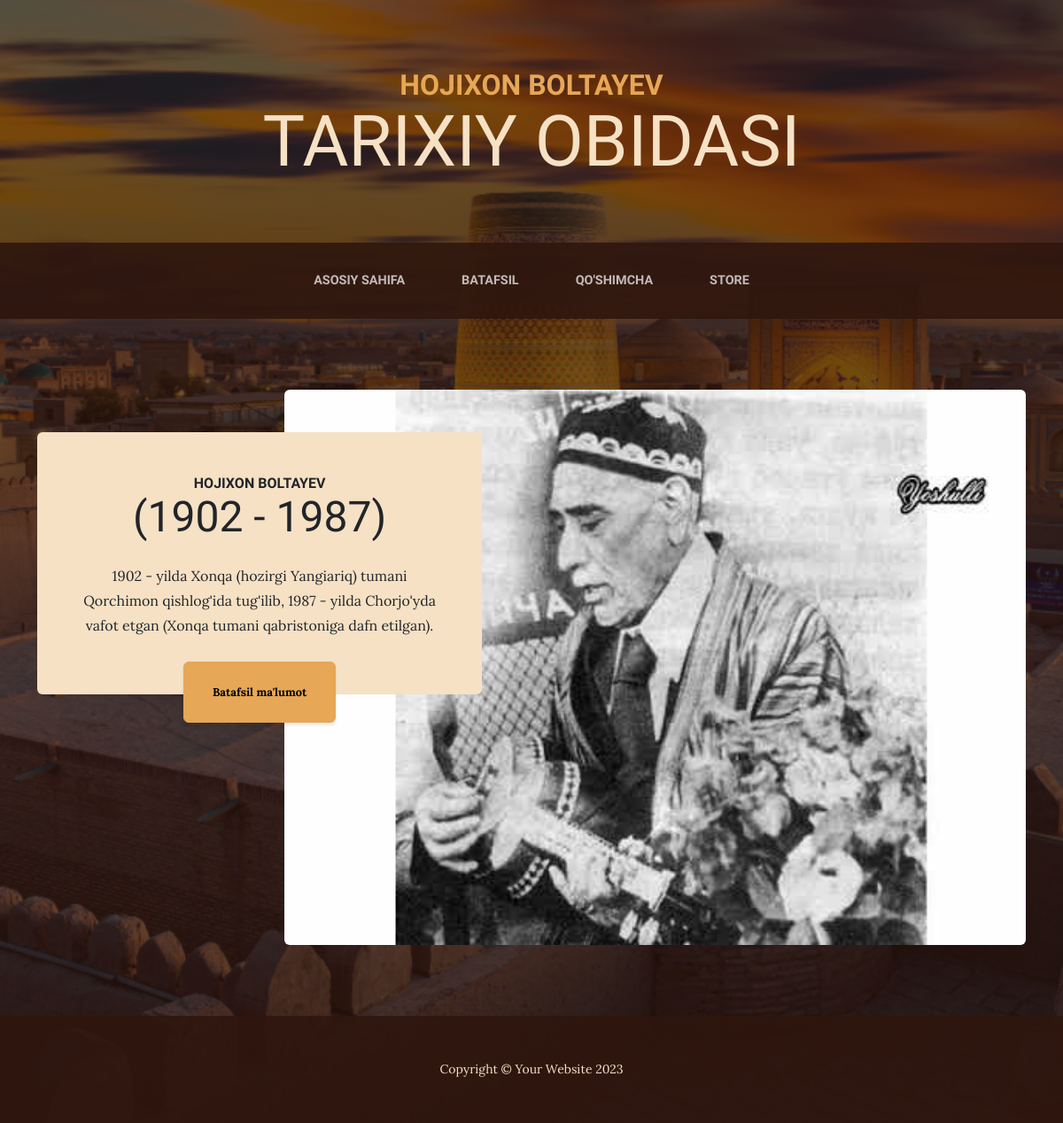
The page / on the database its author committed.
### main/models.py (models this page shows, shortened)
class Site(models.Model):
    title = models.CharField(max_length=100, verbose_name='title')
    icon = models.ImageField(upload_to='images/', verbose_name='icon')
    name = models.CharField(verbose_name='ism', max_length=100)
    description = models.CharField(verbose_name='des', max_length=100)

class Index(models.Model):
    name = models.CharField(verbose_name='ism', max_length=100)
    year = models.CharField(verbose_name='yil', max_length=100)
    info = models.TextField(verbose_name='info')
    image = models.ImageField(verbose_name='rasm', upload_to='images/')

### main/views.py (the view)
# urls.py: path('', IndexView, name='index'),
def IndexView(request):
    biography = Index.objects.first()
    site = Site.objects.first()
    return render(request, 'index.html', {'biography': biography, 'site': site})

### templates/index.html (shortened to what this page needs)
{% load static %}
<!DOCTYPE html>
<html lang="en">
    <head>
        <link href="{% static 'style.css' %}" rel="stylesheet" />
    </head>
    <body>
        <header>
            <h1 class="site-heading text-center text-faded d-none d-lg-block">
                <span class="site-heading-upper text-primary mb-3">{{ site.name }}</span>
                <span class="site-heading-lower">{{ site.description }}</span>
            </h1>
        </header>
        <nav class="navbar navbar-expand-lg navbar-dark py-lg-4" id="mainNav">
            <div class="container">
                <div class="collapse navbar-collapse" id="navbarSupportedContent">
                    <ul class="navbar-nav mx-auto">
                        <li class="nav-item px-lg-4"><a class="nav-link text-uppercase" href="{% url 'index' %}">Asosiy sahifa</a></li>
                        <li class="nav-item px-lg-4"><a class="nav-link text-uppercase" href="{% url 'about' %}">Batafsil</a></li>
                        <li class="nav-item px-lg-4"><a class="nav-link text-uppercase" href="{% url 'products' %}">Qo'shimcha</a></li>
                        <li class="nav-item px-lg-4"><a class="nav-link text-uppercase" href="{% url 'store' %}">Store</a></li>
                    </ul>
                </div>
            </div>
        </nav>
        <section class="page-section clearfix">
            <div class="container">
                <div class="intro">
                    <img class="intro-img img-fluid mb-3 mb-lg-0 rounded" src="{{ biography.image.url }}" alt="..." />
                    <div class="intro-text left-0 text-center bg-faded p-5 rounded">
                        <h2 class="section-heading mb-4">
                            <span class="section-heading-upper">{{ biography.name }}</span>
                            <span class="section-heading-lower">{{ biography.year }}</span>
                        </h2>
                        <p class="mb-3">{{ biography.info }}</p>
                        <div class="intro-button mx-auto"><a class="btn btn-primary btn-xl" href="{% url 'about' %}">Batafsil ma'lumot</a></div>
                    </div>
                </div>
            </div>
        </section>
        <footer class="footer text-faded text-center py-5">
            <div class="container"><p class="m-0 small">Copyright &copy; Your Website 2023</p></div>
        </footer>
    </body>
</html>

### rows shown on the page
Site: name "HOJIXON BOLTAYEV", description "TARIXIY OBIDASI"
Index: image (picture), name "HOJIXON BOLTAYEV", year "(1902 - 1987)", info "1902 - yilda Xonqa (hozirgi Yangiariq) tumani Qorchimon qishlog'ida tug'ilib, 1987 - yilda Chorjo'yda vafot etgan (Xonqa tumani qabristoniga dafn etilgan)."
